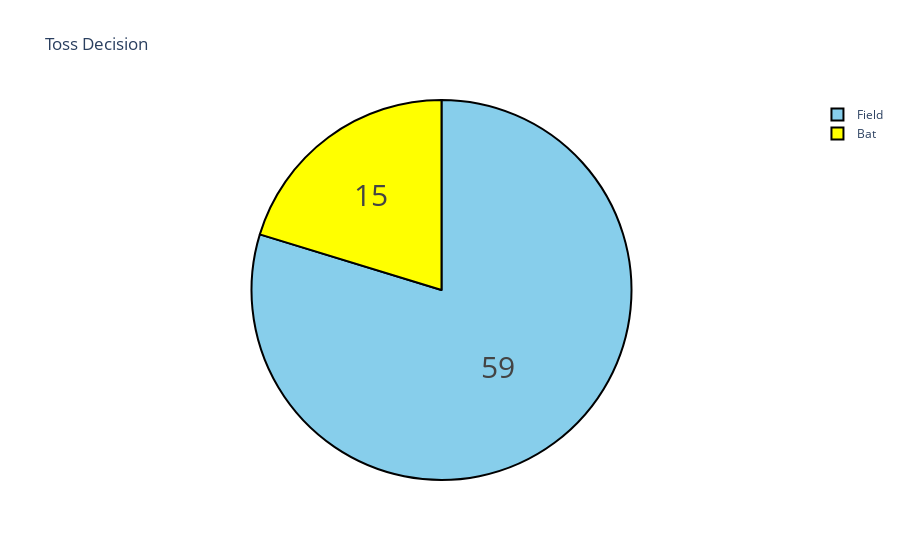

The notebook cell saved with this chart:
### Code cell
toss = data["toss_decision"].value_counts()
label = toss.index
counts = toss.values
colors = ['skyblue','yellow']

fig = go.Figure(data=[go.Pie(labels=label, values=counts)])
fig.update_layout(title_text='Toss Decision')
fig.update_traces(hoverinfo='label+percent', 
                  textinfo='value', textfont_size=30,
                  marker=dict(colors=colors, 
                              line=dict(color='black', width=2)))
fig.show()

### Figure 1 — Plotly figure (JSON) as saved in the notebook; plotly's stock layout.template omitted (floating-point values rounded to 4 significant figures)
{"data": [{"hoverinfo": "label+percent", "labels": ["Field", "Bat"], "marker": {"colors": ["skyblue", "yellow"], "line": {"color": "black", "width": 2}}, "textfont": {"size": 30}, "textinfo": "value", "type": "pie", "values": [59, 15]}], "layout": {"title": {"text": "Toss Decision"}}}
